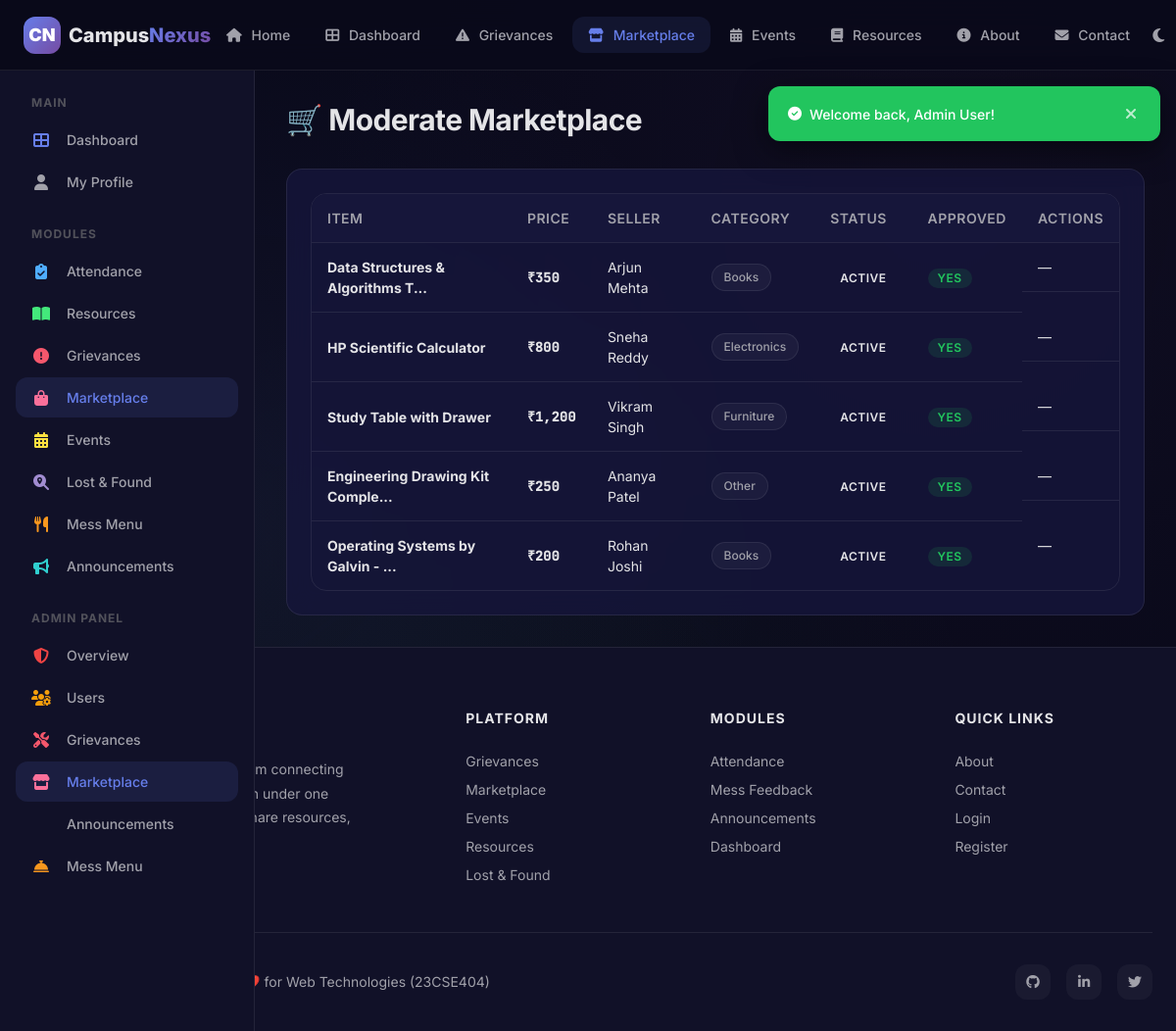
The app's page /admin/marketplace.php (signed in) with its own data.
### tables this page shows
CREATE TABLE marketplace_listings (
    id INT AUTO_INCREMENT PRIMARY KEY,
    seller_id INT NOT NULL,
    title VARCHAR(200) NOT NULL,
    description TEXT NOT NULL,
    price DECIMAL(10,2) NOT NULL,
    category ENUM('books', 'electronics', 'furniture', 'clothing', 'other') NOT NULL,
    condition_status ENUM('new', 'like_new', 'good', 'fair') NOT NULL DEFAULT 'good',
    image_path VARCHAR(255) DEFAULT NULL,
    status ENUM('active', 'sold', 'removed') NOT NULL DEFAULT 'active',
    is_approved TINYINT(1) NOT NULL DEFAULT 0,
    created_at DATETIME NOT NULL DEFAULT CURRENT_TIMESTAMP,
    FOREIGN KEY (seller_id) REFERENCES users(id) ON DELETE CASCADE,
    INDEX idx_category (category),
    INDEX idx_status (status)
);

CREATE TABLE users (
    id INT AUTO_INCREMENT PRIMARY KEY,
    name VARCHAR(100) NOT NULL,
    email VARCHAR(150) NOT NULL UNIQUE,
    password VARCHAR(255) NOT NULL,
    role ENUM('student', 'faculty', 'admin') NOT NULL DEFAULT 'student',
    department VARCHAR(100) DEFAULT 'General',
    avatar VARCHAR(255) DEFAULT NULL,
    bio TEXT DEFAULT NULL,
    is_active TINYINT(1) NOT NULL DEFAULT 1,
    remember_token VARCHAR(255) DEFAULT NULL,
    created_at DATETIME NOT NULL DEFAULT CURRENT_TIMESTAMP,
    last_login DATETIME DEFAULT NULL,
    INDEX idx_email (email),
    INDEX idx_role (role)
);

### admin/marketplace.php (the view, shortened to what this page needs)
<?php
require_once __DIR__ . '/../includes/header.php';
$db = getDB();
$listings = $db->query("SELECT l.*, u.name as seller_name FROM marketplace_listings l JOIN users u ON l.seller_id=u.id ORDER BY l.is_approved ASC, l.created_at DESC")->fetchAll();
?>
<?php require_once __DIR__ . '/../includes/sidebar.php'; ?>
<div class="page-content with-sidebar">
    <div class="page-header"><h1>🛒 Moderate Marketplace</h1></div>
    <div class="card"><div class="table-container"><table class="table">
        <thead><tr><th>Item</th><th>Price</th><th>Seller</th><th>Category</th><th>Status</th><th>Approved</th><th>Actions</th></tr></thead>
        <tbody>
        <?php foreach ($listings as $l): ?>
        <tr>
            <td><strong><?= htmlspecialchars(truncateText($l['title'],30)) ?></strong></td>
            <td class="listing-price" style="font-size:var(--text-sm);"><?= number_format($l['price']) ?></td>
            <td style="font-size:var(--text-sm);"><?= htmlspecialchars($l['seller_name']) ?></td>
            <td><span class="tag"><?= ucfirst($l['category']) ?></span></td>
            <td><?= getStatusBadge($l['status']) ?></td>
            <td><?= $l['is_approved'] ? '<span class="badge badge-success">Yes</span>' : '<span class="badge badge-warning">Pending</span>' ?></td>
            <td style="display:flex;gap:4px;">
                <?php if (!$l['is_approved'] && $l['status']==='active'): ?>
                <form method="POST"><input type="hidden" name="listing_id" value="<?= $l['id'] ?>"><button name="approve" class="btn btn-success btn-sm" style="padding:4px 8px;"><i class="fas fa-check"></i></button></form>
                <form method="POST"><input type="hidden" name="listing_id" value="<?= $l['id'] ?>"><button name="reject" class="btn btn-danger btn-sm" style="padding:4px 8px;"><i class="fas fa-times"></i></button></form>
                <?php else: ?>—<?php endif; ?>
            </td>
        </tr>
        <?php endforeach; ?>
        </tbody>
    </table></div></div>
</div>
<?php require_once __DIR__ . '/../includes/footer.php'; ?>

### includes/functions.php (shortened to what this page needs)
<?php
function getStatusBadge($status) {
    $badges = [
        'open' => '<span class="badge badge-danger">Open</span>',
        'in_progress' => '<span class="badge badge-warning">In Progress</span>',
        'resolved' => '<span class="badge badge-success">Resolved</span>',
        'closed' => '<span class="badge badge-muted">Closed</span>',
        'active' => '<span class="badge badge-success">Active</span>',
        'sold' => '<span class="badge badge-muted">Sold</span>',
        'removed' => '<span class="badge badge-danger">Removed</span>',
        'claimed' => '<span class="badge badge-warning">Claimed</span>',
        'returned' => '<span class="badge badge-success">Returned</span>',
        'lost' => '<span class="badge badge-danger">Lost</span>',
        'found' => '<span class="badge badge-success">Found</span>',
    ];
    return $badges[$status] ?? '<span class="badge">' . ucfirst($status) . '</span>';
}
function truncateText($text, $length = 100) {
    if (strlen($text) <= $length) return $text;
    return substr($text, 0, $length) . '...';
}
?>

### css/style.css (style rules this page uses)
:root { --primary: #667EEA; --primary-dark: #5A67D8; --primary-light: #7C8CF0; --primary-start: #667EEA; --primary-end: #764BA2; --clr-attendance: #4FACFE; --clr-resources: #43E97B; --clr-grievances: #F5576C; --clr-marketplace: #FA709A; --clr-events: #FEE140; --clr-lost-found: #A18CD1; --clr-mess: #F7971E; --clr-announcements: #30CFD0; --bg-primary: #0A0A1A; --bg-secondary: #111128; --bg-tertiary: #16163a; --bg-card: rgba(22, 22, 58, 0.85); --bg-card-solid: #16163a; --bg-glass: rgba(255, 255, 255, 0.04); --bg-glass-hover: rgba(255, 255, 255, 0.08); --bg-input: rgba(255, 255, 255, 0.06); --bg-input-focus: rgba(255, 255, 255, 0.1); --border-glass: rgba(255, 255, 255, 0.08); --border-glass-hover: rgba(255, 255, 255, 0.15); --border-input: rgba(255, 255, 255, 0.12); --border-input-focus: var(--primary); --text-primary: #E4E4E7; --text-secondary: #A1A1AA; --text-muted: #52525B; --text-inverse: #0A0A1A; --success: #22C55E; --success-bg: rgba(34, 197, 94, 0.12); --warning: #F59E0B; --warning-bg: rgba(245, 158, 11, 0.12); --danger: #EF4444; --danger-bg: rgba(239, 68, 68, 0.12); --info: #3B82F6; --info-bg: rgba(59, 130, 246, 0.12); --space-2xs: 2px; --space-xs: 4px; --space-sm: 8px; --space-md: 16px; --space-lg: 24px; --space-xl: 32px; --space-2xl: 48px; --space-3xl: 64px; --space-4xl: 96px; --radius-xs: 4px; --radius-sm: 8px; --radius-md: 12px; --radius-lg: 16px; --radius-xl: 24px; --radius-full: 9999px; --shadow-sm: 0 2px 8px rgba(0, 0, 0, 0.3); --shadow-md: 0 4px 16px rgba(0, 0, 0, 0.4); --shadow-lg: 0 8px 32px rgba(0, 0, 0, 0.5); --shadow-xl: 0 16px 48px rgba(0, 0, 0, 0.6); --shadow-glow: 0 0 20px rgba(102, 126, 234, 0.3); --shadow-glow-lg: 0 0 40px rgba(102, 126, 234, 0.4); --font-sans: 'Inter', -apple-system, BlinkMacSystemFont, 'Segoe UI', Roboto, sans-serif; --font-mono: 'JetBrains Mono', 'Fira Code', monospace; --text-xs: 0.75rem; --text-sm: 0.875rem; --text-base: 1rem; --text-lg: 1.125rem; --text-xl: 1.25rem; --text-2xl: 1.5rem; --text-3xl: 1.875rem; --text-4xl: 2.25rem; --text-5xl: 3rem; --text-6xl: 3.75rem; --leading-tight: 1.2; --leading-normal: 1.5; --leading-relaxed: 1.75; --transition-fast: 0.15s ease; --transition-base: 0.3s ease; --transition-slow: 0.5s ease; --transition-spring: 0.4s cubic-bezier(0.175, 0.885, 0.32, 1.275); --z-dropdown: 100; --z-sticky: 200; --z-fixed: 300; --z-overlay: 400; --z-modal: 500; --z-toast: 600; --navbar-height: 72px; --sidebar-width: 260px; --container-max: 1280px; --container-sm: 640px; --container-md: 768px; --container-lg: 1024px; }
*, *::before, *::after { margin: 0; padding: 0; box-sizing: border-box; }
html { scroll-behavior: smooth; font-size: 16px; -webkit-text-size-adjust: 100%; }
body { font-family: var(--font-sans); font-size: var(--text-base); line-height: var(--leading-normal); color: var(--text-primary); background-color: var(--bg-primary); min-height: 100vh; -webkit-font-smoothing: antialiased; -moz-osx-font-smoothing: grayscale; overflow-x: hidden; }
body::before { content: ''; position: fixed; top: 0; left: 0; width: 100%; height: 100%; background: radial-gradient(circle at 20% 50%, rgba(102, 126, 234, 0.08) 0%, transparent 50%), radial-gradient(circle at 80% 20%, rgba(118, 75, 162, 0.06) 0%, transparent 50%), radial-gradient(circle at 40% 80%, rgba(67, 233, 123, 0.04) 0%, transparent 50%); pointer-events: none; z-index: -1; }
table { border-collapse: collapse; width: 100%; }
h1, h2, h3, h4, h5, h6 { font-weight: 700; line-height: var(--leading-tight); color: var(--text-primary); }
h1 { font-size: var(--text-5xl); letter-spacing: -0.02em; }

### css/layout.css (style rules this page uses)
.page-content { flex: 1; padding: var(--space-xl); min-width: 0; padding-top: calc(var(--navbar-height) + var(--space-xl)); }
.page-content.with-sidebar { margin-left: var(--sidebar-width); }
.page-header { margin-bottom: var(--space-xl); }
.page-header h1 { font-size: var(--text-3xl); margin-bottom: var(--space-sm); }

### css/pages/modules.css (style rules this page uses)
.listing-price { font-size: var(--text-xl); font-weight: 800; font-family: var(--font-mono); color: var(--success); }
.listing-price::before { content: '₹'; }

### css/pages/admin.css (style rules this page uses)
.page-content.with-sidebar .table td { vertical-align: middle; }
.page-content.with-sidebar .table th { position: sticky; top: 0; z-index: 2; background: var(--bg-tertiary); }

### records on screen
marketplace_listings: title "Data Structures & Algorithms T...", price "350", seller.name "Arjun Mehta", category "Books", status "ACTIVE", is_approved "YES"
marketplace_listings: title "HP Scientific Calculator", price "800", seller.name "Sneha Reddy", category "Electronics", status "ACTIVE", is_approved "YES"
marketplace_listings: title "Study Table with Drawer", price "1,200", seller.name "Vikram Singh", category "Furniture", status "ACTIVE", is_approved "YES"
marketplace_listings: title "Engineering Drawing Kit Comple...", price "250", seller.name "Ananya Patel", category "Other", status "ACTIVE", is_approved "YES"
marketplace_listings: title "Operating Systems by Galvin - ...", price "200", seller.name "Rohan Joshi", category "Books", status "ACTIVE", is_approved "YES"

### other values on screen
$message "Welcome back, Admin User!"
